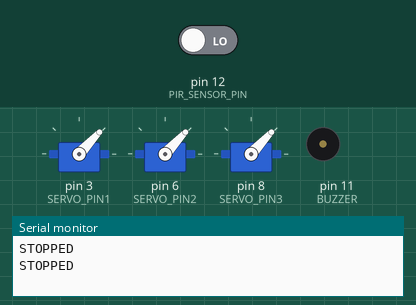
Recording of a sketch running on a simulated Arduino Uno, built with avr-gcc and run on an emulated ATmega328P. Parts: 3 × servo, buzzer (waves = sounding), the last lines printed to the serial monitor. The test bench sets the inputs (shaded band); at power-on: pin 12 (PIR_SENSOR_PIN) LOW.

Above: at 2.1 s.
2.2 s: pin 12 (PIR_SENSOR_PIN) driven HIGH
At 2.58 s:
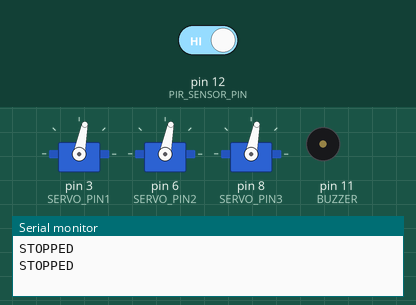
At 4.8 s:
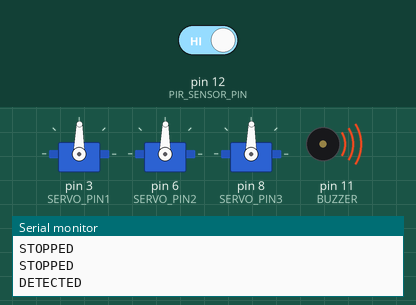
Timing chart, 0 to 12.8 s (numbered marks = the images above; inputs shaded):
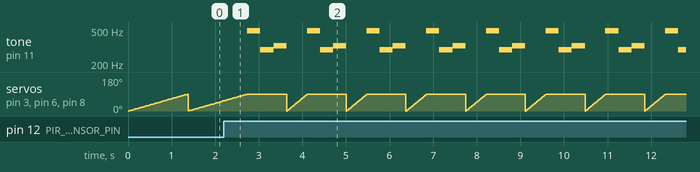

Measured:
- after the input at 2.2 s, tone on pin 11 (BUZZER): silent → 493 Hz after 0.54 s, then repeats every 1.4 s: 293 Hz 0.30 s, 329 Hz 0.30 s, silent 0.47 s, 493 Hz 0.30 s
- by itself, servo on pin 3 (SERVO_PIN1), servo on pin 6 (SERVO_PIN2), servo on pin 8 (SERVO_PIN3): ramps from 0° to 89° and jumps back, once every 1.4 s

The sketch:

prototype_code3.ino
```cpp
/*The code is pretty straight forward and simple. It focuses on the communication between user movement enabling the buzzer to sound off, notifying
the user that movement was detected. I added a buzzerSFX function to generate 3 tones creating a "panic" type sound. When the buzzer sounds off the
servo motors will increase in speed based on the delayer value decreasing. The motors will then return to the original "relaxed" state.

*/

//Include servo library
#include <Servo.h>

//PIR SENSOR

//Set pin for PIR sensor
int PIR_SENSOR_PIN = 12;

//Set a variable for if motion is detected or not
int currentMovementState = LOW;

//Pin Status
int value = 0;

//PIEZO

//set pin for buzzer
int BUZZER = 11;
//set initial delay
int delayer = 15;


//SERVO MOTORS

//Set pins for servos
int SERVO_PIN1 = 3;
int SERVO_PIN2 = 6;
int SERVO_PIN3 = 8;

//Initialize the servos

Servo servo1;
Servo servo2;
Servo servo3;

//Buzzer function to produce "Panic Sound"
void buzzerSFX() {

//Play the buzzer sound
  tone(BUZZER, 493);
  //Delay
  delay(300);
  //Stop the buzzer
  noTone(BUZZER);

//Play the buzzer sound
  tone(BUZZER, 293);
  //Delay
  delay(300);
  //Stop the buzzer
  noTone(BUZZER);

//Play the buzzer sound
  tone(BUZZER, 329);
  //Delay
  delay(300);
  //Stop the buzzer
  noTone(BUZZER);
}


void setup() {
  //Testing purposes
  Serial.begin(57600);

  //Read if there is movement via digital
  value = digitalRead(PIR_SENSOR_PIN);

  //Assign the pin to the servos
  servo1.attach(SERVO_PIN1);
  servo2.attach(SERVO_PIN2);
  servo3.attach(SERVO_PIN3);

  //Set inputs and outputs

  //PIR as input - Whats going in
  pinMode(PIR_SENSOR_PIN, INPUT);

  //Buzzer as output - Whats going out
  pinMode(BUZZER, OUTPUT);
}


void loop() {
  //Read if there is movement via digital
  value = digitalRead(PIR_SENSOR_PIN);
  if (value == HIGH) {
    //Play the buzzer sound
    buzzerSFX();
    //If the motion is detected set the delay speed to 5, to make the rotation speed faster
    delayer = 5;
  if (currentMovementState == LOW) {
    Serial.println("DETECTED");
    currentMovementState == HIGH;
    }
  }
  else {

    Serial.println("STOPPED");
    currentMovementState == LOW;
    //If no movement keep the delayer at 15 seconds
    delayer = 15;
   }

  //Servo rotates from 0 degrees to 180 degrees at a constant speed throughout the entire program
  for (int i = 0; i < 90; i++) {
    servo1.write(i);
    servo2.write(i);
    servo3.write(i);
    //Add a delay based on if there is detection or not
    delay(delayer);
  }
  //Servo rotates from 180 degrees to 0 degrees at a constant speed throughout the entire program
   for (int i = 90; i < 0; i--) {
    servo1.write(i);
    servo2.write(i);
    servo3.write(i);
    //Add a delay based on if there is detection or not
    delay(delayer);
  }

}
```
